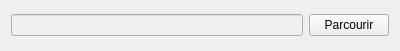
<?xml version="1.0" encoding="UTF-8"?>
<ui version="4.0">
 <class>ChosePathWidget</class>
 <widget class="QWidget" name="ChosePathWidget">
  <property name="geometry">
   <rect>
    <x>0</x>
    <y>0</y>
    <width>400</width>
    <height>51</height>
   </rect>
  </property>
  <property name="windowTitle">
   <string>Form</string>
  </property>
  <layout class="QHBoxLayout" name="horizontalLayout">
   <item>
    <widget class="QLineEdit" name="url">
     <property name="enabled">
      <bool>false</bool>
     </property>
    </widget>
   </item>
   <item>
    <widget class="QPushButton" name="btn">
     <property name="text">
      <string>Parcourir</string>
     </property>
     <property name="icon">
      <iconset resource="../../../icons.qrc">
       <normaloff>:/icons/img/folder.png</normaloff>:/icons/img/folder.png</iconset>
     </property>
    </widget>
   </item>
  </layout>
 </widget>
 <resources>
  <include location="../../../icons.qrc"/>
 </resources>
 <connections>
  <connection>
   <sender>btn</sender>
   <signal>released()</signal>
   <receiver>ChosePathWidget</receiver>
   <slot>fillField()</slot>
   <hints>
    <hint type="sourcelabel">
     <x>349</x>
     <y>31</y>
    </hint>
    <hint type="destinationlabel">
     <x>366</x>
     <y>188</y>
    </hint>
   </hints>
  </connection>
 </connections>
 <slots>
  <slot>fillField()</slot>
 </slots>
</ui>
